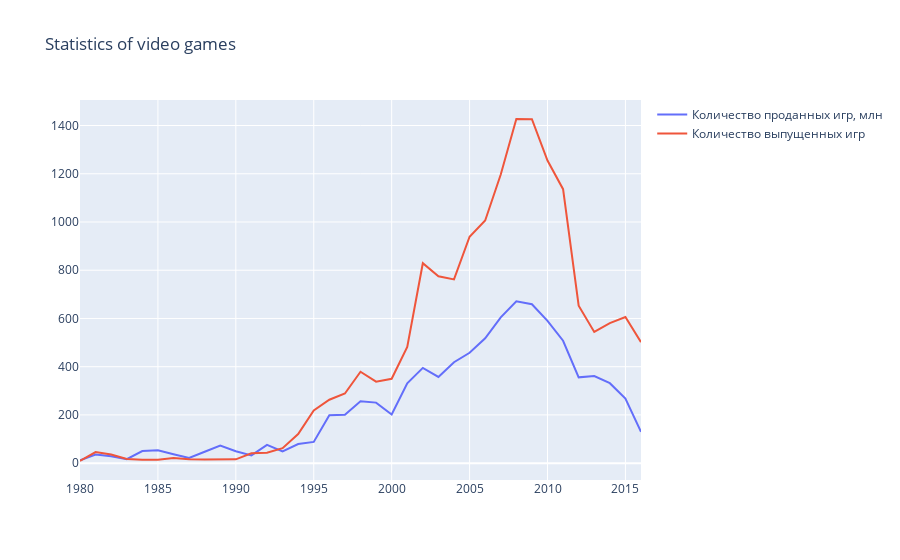

This figure's notebook cell:
### Code cell
trace0 = go.Scatter(
    x=df1.index,
    y=df1.Total_Sales,
    name='Количество проданных игр, млн'
)

trace1 = go.Scatter(
    x=df1.index,
    y=df1.Number_of_games,
    name='Количество выпущенных игр'
)

data = [trace0, trace1]
layout = {'title': 'Statistics of video games'}

fig = go.Figure(data=data, layout=layout)
#fig.show()
iplot(fig, show_link=False)

### Figure 1 — Plotly figure (JSON) as saved in the notebook; plotly's stock layout.template omitted (floating-point values rounded to 4 significant figures)
{"data": [{"name": "Количество проданных игр, млн", "type": "scatter", "x": [1980, 1981, 1982, 1983, 1984, 1985, 1986, 1987, 1988, 1989, 1990, 1991, 1992, 1993, 1994, 1995, 1996, 1997, 1998, 1999, 2000, 2001, 2002, 2003, 2004, 2005, 2006, 2007, 2008, 2009, 2010, 2011, 2012, 2013, 2014, 2015, 2016], "y": [11.38, 35.68, 28.88, 16.8, 50.35, 53.95, 37.08, 21.7, 47.21, 73.45, 49.37, 32.23, 76.16, 48.41, 79.23, 88.12, 199.2, 201.1, 256.3, 251.1, 201.7, 331.5, 395.0, 357.5, 418.7, 457.8, 517.7, 604.7, 671.5, 658.8, 590.1, 507.6, 355.8, 361.2, 331.5, 268.0, 129.9]}, {"name": "Количество выпущенных игр", "type": "scatter", "x": [1980, 1981, 1982, 1983, 1984, 1985, 1986, 1987, 1988, 1989, 1990, 1991, 1992, 1993, 1994, 1995, 1996, 1997, 1998, 1999, 2000, 2001, 2002, 2003, 2004, 2005, 2006, 2007, 2008, 2009, 2010, 2011, 2012, 2013, 2014, 2015, 2016], "y": [9, 46, 36, 17, 14, 14, 21, 16, 15, 17, 16, 41, 43, 62, 121, 219, 263, 289, 379, 338, 350, 482, 829, 775, 762, 939, 1006, 1197, 1427, 1426, 1255, 1136, 653, 544, 581, 606, 502]}], "layout": {"title": {"text": "Statistics of video games"}}}
